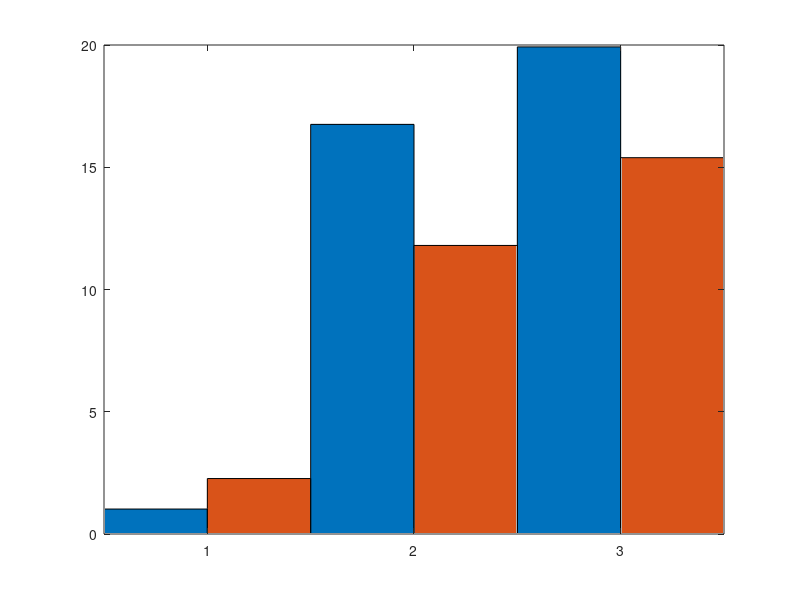

The MATLAB script that drew this image: (Note: this script raises an error after producing the figure.)
% Clear workspace and close all figures
clear all;
close all;

% Import data from the CSV file
data = importdata('rmsd_sampling_precision.csv');

% Extract relevant data from CSV files
snapshots = data.textdata(2:end); % skip first row for x-axis
sampling_precision = data.data(:, 1); % Second column
average_rmsd = data.data(:, 2); % Third column

% Create a matrix for bar plot
y_group = [sampling_precision, average_rmsd];

% Define the colors
color1 = [217,73,49]/255;
color2 = [233,147,133]/255;

% Create the bar plot with the same pixels as for FoXS
fig=figure('Renderer', 'painters', 'Position', [0 0 1000 525]);
BAR = bar(y_group, 'grouped', 'BarWidth', 1); % bar width 1, so bars are touching
hold on;

% Set colors of bars (based on the list from y_group)
BAR(1).FaceColor = color1;
BAR(2).FaceColor = color2;

% Customize the axes and labels
set(gca, 'XTickLabel', snapshots); % Set x-axis labels to snapshots
set(gca, 'FontSize',36,'FontName','Helvetica','Linewidth',3);

% Add legend without box
legend({' Precision', ' RMSD'}, 'Location', 'NorthWest','FontSize',36,'FontName','Helvetica','Linewidth',3);
legend boxoff

% Set limit for y-axis
ylim([0, 25]); 

% Print the plot
print(fig,'rmsd_sampling_precision.png','-dpng')